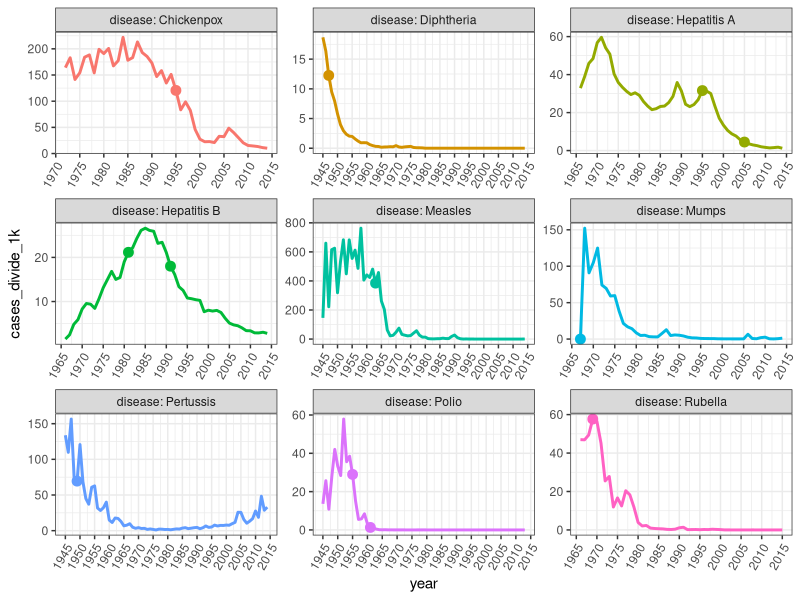
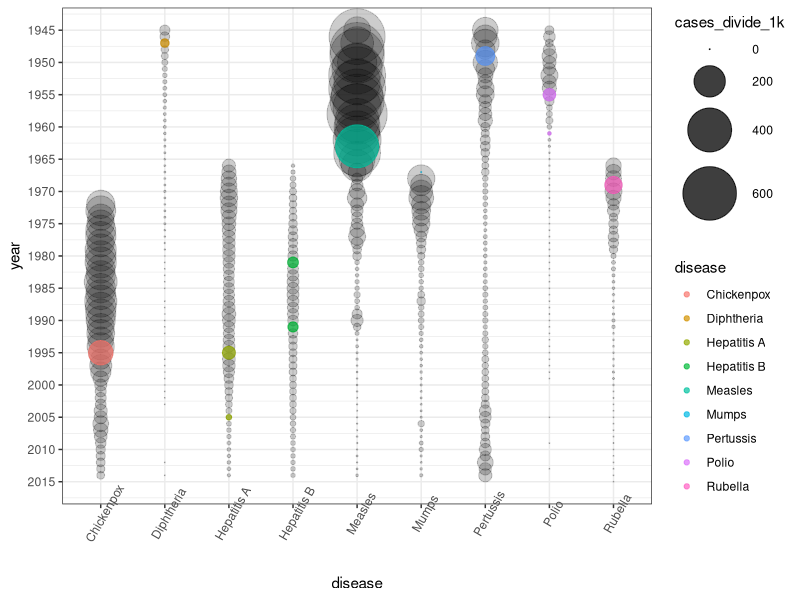

These figures' R source, in order:
## ---- chunk 1
knitr::opts_chunk$set(echo = TRUE)
## ---- chunk 2
library(readr)
library(ggplot2)
library(dplyr)

theme_set(theme_bw())

vac_data<-(read_csv("vaccine_data_online.csv")
           %>%mutate(cases_divide_1k=cases/1000))

vaccine<-(vac_data%>%select(year,cases_divide_1k,disease,vaccine)
          %>%filter(!vaccine %in% c("FALSE")))
g1<-ggplot(vac_data,aes(x=year))+scale_x_continuous(breaks = seq(1945,2015,5))
g2<-g1+geom_line(aes(y=cases_divide_1k,colour=disease,group=disease),size=1,show.legend = FALSE)
g3<-(g2
     +facet_wrap(~disease,labeller = label_both,scales = "free")
     +geom_point(data=vaccine,aes(x=year,y=cases_divide_1k,colour=disease),size=3,show.legend = FALSE)
     +theme(axis.text.x = element_text(angle = 60, hjust = 1))
     
)
print(g3)#redesign plot

g4<-ggplot(vac_data,aes(x=disease))
g5<-(g4+geom_point(aes(y=year,size=cases_divide_1k),alpha=0.2)
     +scale_y_continuous(trans = "reverse",breaks = seq(1945,2015,5))
     +scale_size(range = c(0,20))
)  
g6<-(g5+geom_point(data=vaccine,aes(x=disease,y=year,colour=disease,size=cases_divide_1k),alpha=0.7)+theme(axis.text.x = element_text(angle = 60))
)
print(g6)


